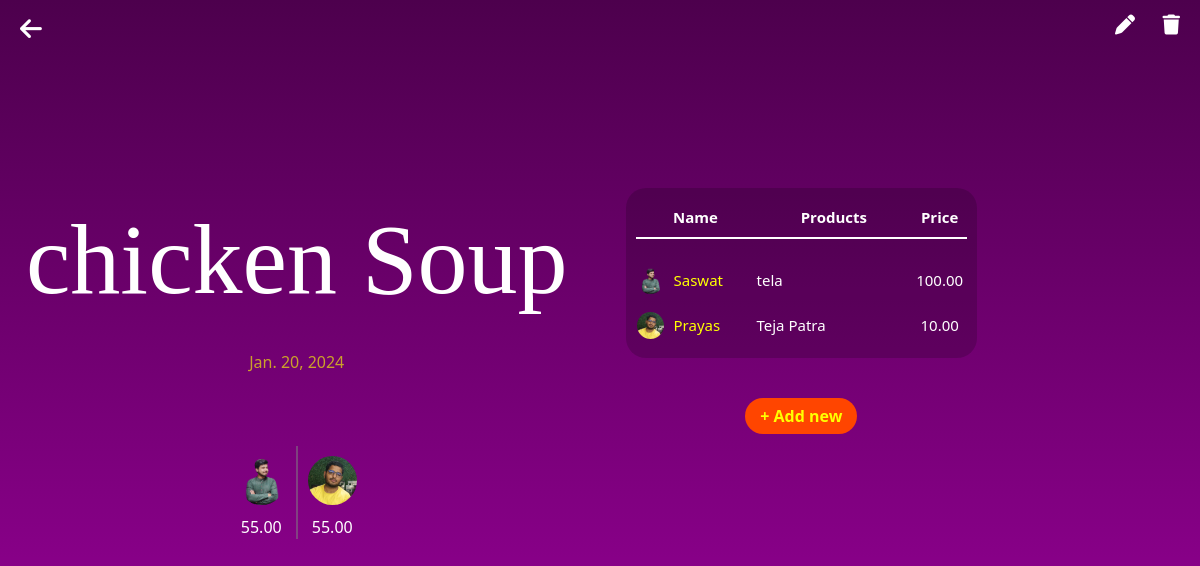
Page /eventDetails/2/2 on the committed database.
### app/models.py (models this page shows)
class Event(models.Model):
    date = models.DateField()
    subject = models.CharField(max_length=200)

class Contribution(models.Model):
    event = models.ForeignKey(Event, on_delete=models.CASCADE)
    profile = models.ForeignKey(Profile, on_delete=models.CASCADE)
    amount = models.DecimalField(max_digits=10, decimal_places=2)

class Profile(models.Model):
    name = models.CharField(max_length=100)
    profile_pic = models.ImageField(upload_to='profile_pics/', blank=True, null=True)

class Purchase(models.Model):
    event = models.ForeignKey(Event, on_delete=models.CASCADE)
    profile = models.ForeignKey(Profile, on_delete=models.CASCADE)
    products = models.CharField(max_length=200)
    price = models.DecimalField(max_digits=10, decimal_places=2)

### app/views.py (the view, shortened to what this page needs)
# urls.py: path('eventDetails/<int:event_id>/<int:y>', eventDetails, name='eventDetails'),
def eventDetails(request, event_id, y):
    event = Event.objects.get(pk=event_id)
    profiles = Contribution.objects.filter(event=event.id).all()
    all_profiles = Profile.objects.all()
    profile_ids = profiles.values_list('profile_id', flat=True)
    event_contributions = Contribution.objects.all()
    event_purchase = Purchase.objects.filter(event = event).all()
    x=(Event.objects.count()+1-y)%5
    context={'event':event,'event_contributions':event_contributions,'profile_ids': profile_ids, "event_purchase":event_purchase,'x':x, 'profiles':profiles, 'all_profiles':all_profiles}
    return render(request, 'eventDetails.html', context)

### app/templates/eventDetails.html (shortened to what this page needs)
<!DOCTYPE html>
<html lang="en">
<head>
    <link href="https://cdn.jsdelivr.net/npm/bootstrap@5.3.2/dist/css/bootstrap.min.css" rel="stylesheet">
    <link rel="stylesheet" href="https://cdnjs.cloudflare.com/ajax/libs/font-awesome/6.5.1/css/all.min.css" />
</head>
<body>
    <a href="{% url 'home' %}" class="icons" id="back_icon"><i class="fa-solid fa-arrow-left"></i></a>
    <a href="" class="icons" data-bs-toggle="modal" data-bs-target="#staticBackdrop2"><i class="fa-solid fa-pen"></i></a>
    <a href="#" onclick="confirmDelete('{{ event.id }}', '{{ x }}')" class="icons"><i class="fa-solid fa-trash"></i></a>
    <br><br><br><br><br>
    <div class="row">
        <div class="ec col-xs-12 col-sm-12 col-md-6 col-lg-6">
        <h1>{{ event.subject }}</h1>
        <p>{{ event.date }}</p><br><br><br>
        <div class="d-flex justify-content-center">
            {% for contribution in event.contribution_set.all %}
                <div class="profiles">
                    <img src="{{contribution.profile.profile_pic.url}}" alt="">
                    <p class="price">{{ contribution.amount }}</p>
                </div>
            {% endfor %}
        </div>
        </div>
        <div class="ec col-xs-12 col-sm-12 col-md-4 col-lg-4">
            <br><br>
            <div class="purchage-container">
                <table>
                    <thead>
                        <tr>
                            <th style="width: 120px;">Name</th>
                            <th>Products</th>
                            <th style="width: 55px;">Price</th>
                        </tr>
                    </thead>
                    <tbody>
                        <tr style="height: 20px;background-color: transparent;">
                            <td style="font-size: 5px;">&nbsp;</td>
                            <td style="font-size: 5px;">&nbsp;</td>
                        </tr>
                        {% for purchage in event_purchase %}
                        <tr>
                            <td class="purchage-data">
                                <img src="{{purchage.profile.profile_pic.url}}" alt="">
                                {{purchage.profile.name}}
                            </td>
                            <td>{{purchage.products}}</td>
                            <td style="text-align: center;">{{purchage.price}}</td>
                        </tr>
                        {% endfor %}
                    </tbody>
                </table>
            </div>
            <div class="d-flex justify-content-center"><button class="btn-add" data-bs-toggle="modal" data-bs-target="#staticBackdrop">+ Add new</button></div>
        </div>
        <div class="ec col-xs-10 col-sm-10 col-md-2 col-lg-2"></div>
    </div>
</body>
</html>

### rows in the picture
Event: subject "chicken Soup", date "Jan. 20, 2024"
Contribution: profile.profile_pic (picture), amount "55.00"
Contribution: profile.profile_pic (picture), amount "55.00"
Purchase: profile.profile_pic (picture), profile.name "Saswat", products "tela", price "100.00"
Purchase: profile.profile_pic (picture), profile.name "Prayas", products "Teja Patra", price "10.00"
